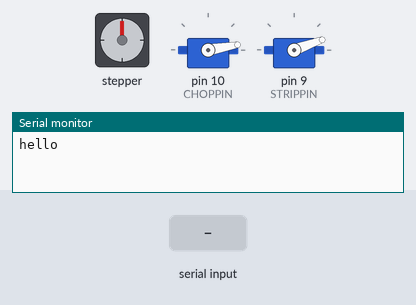
Bench run of a sketch on a simulated Arduino Uno, built with avr-gcc and run on an emulated ATmega328P. Parts: stepper motor, 2 × servo, the last lines printed to the serial monitor. Wiring (inferred from the names in the program): stepper motor driver (200 steps per turn assumed): step pin 11; direction pin 12. The inputs (shaded band) are chosen by the test bench.

Above: at 1.9 s.
2.0 s: "w" received over Serial
At 2.45 s:
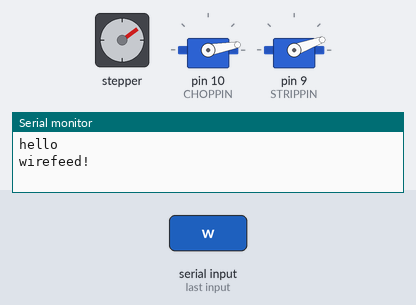
14.0 s: byte 106 ('j') received over Serial
At 16.2 s:
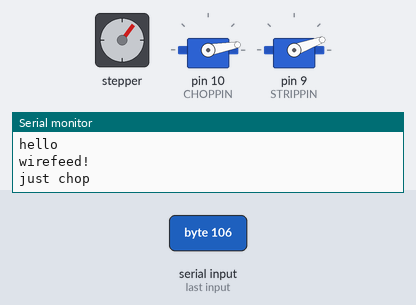
17.0 s: byte 71 ('G') received over Serial
At 17.45 s:
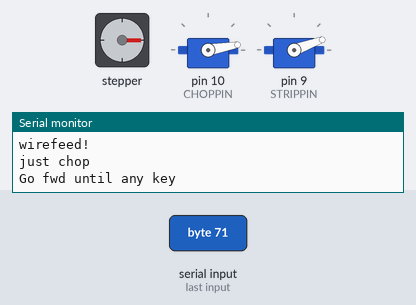
Timing chart, 0 to 26.0 s (numbered marks = the images above; inputs shaded):
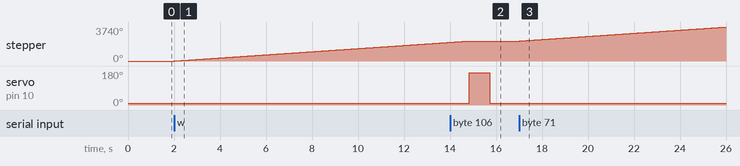

Measured:
- after the input at 2.0 s, stepper: keeps turning clockwise at about 171°/s, starting at once
- after the input at 14.0 s, servo on pin 10 (CHOPPIN): 10° → 170° after 0.83 s, → 10° 0.90 s later
- after the input at 17.0 s, stepper: keeps turning clockwise at about 171°/s, starting at once

The sketch:

stripperTest.ino
```cpp
#define STEPPIN 11
#define DIRPIN 12
#define STEPSPERMM 15.87 // 1000 steps = 63mm of wire.
#define WIRELENGTH 77 * STEPSPERMM // 77mm total pieces wanted.
#define STRIPLENGTH 4 * STEPSPERMM // 5mm stripped
#define TOOLOFFSET 9.5 * STEPSPERMM // 9.5mm is distance between stripper and chopper
#define FWD HIGH // which way is DIR wired?
#define BACK LOW
#define STRIPOPEN 20 // position of stripper servo
#define STRIPCLOSED 175
#define CHOPCLOSED 170
#define CHOPOPEN 10
#define STRIPPIN 9 // what pin is it on
#define CHOPPIN 10

#include <Servo.h>
Servo chopServo;  // create servo object to control a servo
Servo stripServo;  // create servo object to control a servo

int inByte = 0;         // incoming serial byte
int speed = 10000;  // how many microseconds delay between steps

void setup() {
  pinMode(STEPPIN, OUTPUT);
  pinMode(DIRPIN, OUTPUT);
  pinMode(CHOPPIN,OUTPUT);
  chopServo.attach(CHOPPIN);
  pinMode(STRIPPIN,OUTPUT);
  stripServo.attach(STRIPPIN);
  Serial.begin(9600);
  Serial.println("hello");
  chopServo.write(CHOPOPEN);
  stripper(STRIPOPEN);
}

void loop()
{
  // if we get a valid byte, read analog ins:
  if (Serial.available() > 0) {
    // get incoming byte:
    inByte = Serial.read();
    switch (inByte) {
    case 'w':
      Serial.println("wirefeed!");
      stepper(FWD,WIRELENGTH,speed);
      break;
    case 'f':
      Serial.println("forward");
      stepper(FWD,STRIPLENGTH,speed);
      break;
    case 'b':
      Serial.println("back");
      stepper(BACK,STRIPLENGTH,speed);
      break;
    case ']':
      Serial.println("] ooch forward");
      stepper(FWD,35,speed);
      break;
    case '[':
      Serial.println("[ ooch back");
      stepper(BACK,35,speed);
      break;
    case 'F':
      Serial.println("forward TOOLOFFSET");
      stepper(FWD,TOOLOFFSET,speed);
      break;
    case 'B':
      Serial.println("back TOOLOFFSET");
      stepper(BACK,TOOLOFFSET,speed);
      break;
    case 'o':
      Serial.println("open");
      stripper(STRIPOPEN);
      break;
    case 'c':
      Serial.println("close");
      stripper(STRIPCLOSED);
      break;
    case 'x':
      Serial.println("xchop!");
      stepper(FWD,TOOLOFFSET,speed);
      chop();
      stepper(BACK,TOOLOFFSET,speed);
      break;
    case 'j':
      Serial.println("just chop");
      chop();
      break;
    case 'G':
      Serial.println("Go fwd until any key");
      while (Serial.available() == 0) stepper(FWD,STRIPLENGTH,speed);
      inByte = Serial.read();
      break;
    case 'R':
      Serial.println("Reverse until any key");
      while (Serial.available() == 0) stepper(BACK,STRIPLENGTH,speed);
      inByte = Serial.read();
      break;
    case '=':
      Serial.print("speed ");
      speed += 100;
      Serial.println(speed);
      break;
    case '-':
      Serial.print("speed ");
      speed -= 100;
      Serial.println(speed);
      break;
    default:
      Serial.println("wirefeed forward back Forward(TOOLOFFSET) Back(TOOLOFFSET) open close xchop justchop Go Reverse");
      break;
    }
  }
}

void stepper(boolean dir, unsigned int distance, int speed) {
  digitalWrite(DIRPIN, dir);
  for(int i=0; i <distance ;  i++){
    digitalWrite(STEPPIN, HIGH);
    delayMicroseconds(500);
    digitalWrite(STEPPIN, LOW);
    delayMicroseconds(speed);
  }
}

void stripper(int angle) {
  stripServo.write(angle);              // tell servo to go to position in variable 'angle'
  delay(750);                       // waits one second for the servo to reach the position
}

void chop() {
  chopServo.write(CHOPCLOSED);
  delay(900);
  chopServo.write(CHOPOPEN);
  delay(700);
}
```
